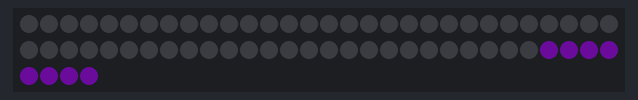
Simulated run of this sketch. Board: Arduino Uno, built with avr-gcc and run on an emulated ATmega328P. Parts: 64 RGB LEDs in strip order, left to right, continuing on the next row. Dim RGB values are drawn brighter than linear; random numbers use the default seed unless the sketch sets one.

Above: at 0.1 s.
At 4.2 s:
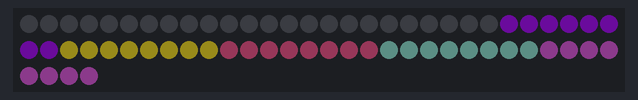
At 9.3 s:
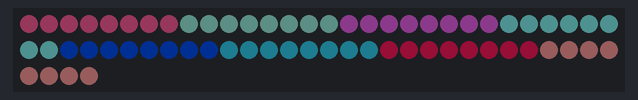
At 19.5 s:
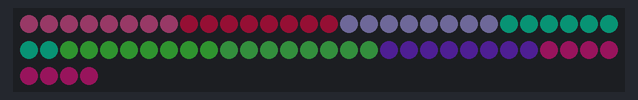
At 28.7 s:
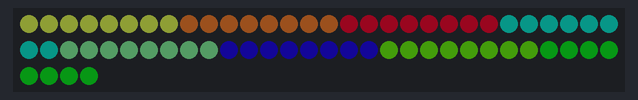
At 39.0 s:
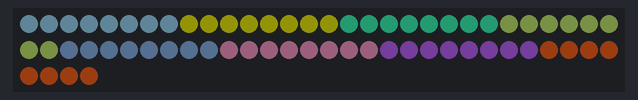

The sketch:

sketch_testing_ledmatrix.ino
```cpp
// NeoPixel test program showing use of the WHITE channel for RGBW
// pixels only (won't look correct on regular RGB NeoPixel strips).

#include <Adafruit_NeoPixel.h>
#ifdef __AVR__
#include <avr/power.h> // Required for 16 MHz Adafruit Trinket
#endif

// Which pin on the Arduino is connected to the NeoPixels?
// On a Trinket or Gemma we suggest changing this to 1:
#define LED_PIN     6

// How many NeoPixels are attached to the Arduino?
#define LED_COUNT  64

// NeoPixel brightness, 0 (min) to 255 (max)
#define BRIGHTNESS 30

// Declare our NeoPixel strip object:
Adafruit_NeoPixel strip(LED_COUNT, LED_PIN, NEO_GRB + NEO_KHZ800);
// Argument 1 = Number of pixels in NeoPixel strip
// Argument 2 = Arduino pin number (most are valid)
// Argument 3 = Pixel type flags, add together as needed:
//   NEO_KHZ800  800 KHz bitstream (most NeoPixel products w/WS2812 LEDs)
//   NEO_KHZ400  400 KHz (classic 'v1' (not v2) FLORA pixels, WS2811 drivers)
//   NEO_GRB     Pixels are wired for GRB bitstream (most NeoPixel products)
//   NEO_RGB     Pixels are wired for RGB bitstream (v1 FLORA pixels, not v2)
//   NEO_RGBW    Pixels are wired for RGBW bitstream (NeoPixel RGBW products)

uint32_t previous_row_colors[8];

void setup() {
  // put your setup code here, to run once:

  // These lines are specifically to support the Adafruit Trinket 5V 16 MHz.
  // Any other board, you can remove this part (but no harm leaving it):
#if defined(__AVR_ATtiny85__) && (F_CPU == 16000000)
  clock_prescale_set(clock_div_1);
#endif
  // END of Trinket-specific code.

  strip.begin();           // INITIALIZE NeoPixel strip object (REQUIRED)
  strip.show();            // Turn OFF all pixels ASAP
  strip.setBrightness(BRIGHTNESS); // Set BRIGHTNESS to about 1/5 (max = 255)


}

int red, blue;

void loop() {
  // put your main code here, to run repeatedly:

  introduce_bottom_row(strip.Color(random(0, 255), random(0, 255), random(0, 255)));
  delay(1000);

}

void introduce_bottom_row(uint32_t color) {
  // carry upwards the rows
  for (int i = 0; i < 7; i++) {
    paint_row_single_color(previous_row_colors[i + 1], i);
    previous_row_colors[i] = previous_row_colors[i + 1];
  }
  // paint the last row
  paint_row_single_color(color, 7);
  previous_row_colors[7] = color;

}


void paint_row_single_color(uint32_t color, int row) {
  int first_pixel = 8 * row;

  for (int i = first_pixel; i < first_pixel + 8; i++) {
    strip.setPixelColor(i, color);
  }
  strip.show();

}
```

Measured:
- what the display in image 1 shows lasts 1.0 s, from 4.1 s to 5.1 s
